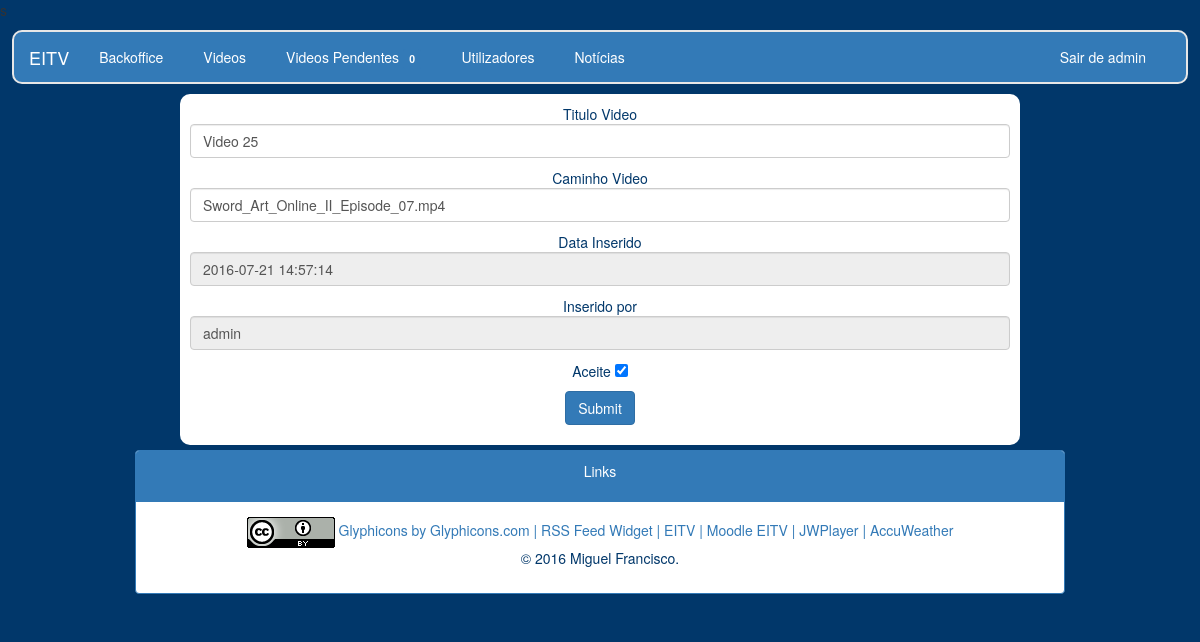
/alterarvideo.php?id=8 (signed in), run on the app's committed database.
### tables this page shows
CREATE TABLE IF NOT EXISTS `tb_videos` (
  `id_video` int(11) NOT NULL AUTO_INCREMENT,
  `caminho_video` text NOT NULL,
  `titulo_video` varchar(50) DEFAULT NULL,
  `tamanho` text NOT NULL,
  `data_inserido` datetime NOT NULL,
  `inserido_por` text NOT NULL,
  `aceite` tinyint(1) NOT NULL,
  PRIMARY KEY (`id_video`)
);

### alterarvideo.php (the view, shortened to what this page needs)
<?php
include('conectarbd.php');
?>
<!DOCTYPE html>
<html>
<head>
	<link href="css/bootstrap.min.css" rel="stylesheet">
	<link href="style.css" rel="stylesheet">
	<link rel="stylesheet" href="https://maxcdn.bootstrapcdn.com/bootstrap/3.3.6/css/bootstrap.min.css">
	<link rel="stylesheet" type="text/css" href="style.css">
</head>
<body class="body">
	<?php
	include('navbar.php');
	?>
	<div class="whiteformcenter">
		<?php
		if(isset($_GET['id']) && $_SESSION['nivel']<=1){
			$id=$_GET['id'];
			$sql="SELECT * FROM tb_videos WHERE id_video=".$id;
			$result=$conn->query($sql);
			$row = $result->fetch_assoc();
			?>
			<div>
				<form method="post" id="alterarvideo">
					<p>Titulo Video<input type="text" value="<?php echo utf8_decode($row['titulo_video'])?>" name="titulovideo" class="form-control" placeholder="Titulo" /></p>
					<p>Caminho Video <input type="text" value="<?php echo utf8_decode($row['caminho_video'])?>"  name="caminhovideo" class="form-control" placeholder="Caminho"/></p>
					<p>Data Inserido <input type="date('Y-m-d H:i:s')" value="<?php echo utf8_decode($row['data_inserido'])?>" name="datainserido" class="form-control" placeholder="Data" readonly/></p>
					<p>Inserido por <input type="text" value="<?php echo utf8_decode($row['inserido_por'])?>" name="inseridopor" class="form-control" placeholder="Inserido Por" readonly/></p>
					<p>Aceite <input type="checkbox" name="aceite"
						<?php
						if($row['aceite']>=1) {
							echo "checked ";
						}
						?> />
					</p>
					<p><input name="submeter" type="submit" class="btn btn-primary"/></p>
				</form>
			</div>
			<?php
		}
		else{
			echo "<h2>Não tem permissões para alterar este video</h2>";
		}
		?>
	</div>
	<?php
	include('footer.php');
	?>
</body>
</html>

### style.css (style rules this page uses)
.body { background: #01376a; }
.tabelalistar h2, ul, th, p { text-align: center; color: #01376a; }
.whiteformcenter { width: 70%; margin: auto; margin-top: 10px; color: #01376a; background-color: white; border-radius: 10px; padding: 10px; }

### data on the page
tb_videos: titulovideo "Video 25", caminhovideo "Sword_Art_Online_II_Episode_07.mp4", datainserido "2016-07-21 14:57:14", inseridopor "admin", aceite "☑"

### other printed values
$data['total'] "0"
utf8_decode("Sair de ".$_SESSION['nome']) "Sair de admin"
$fromYear "2016"
